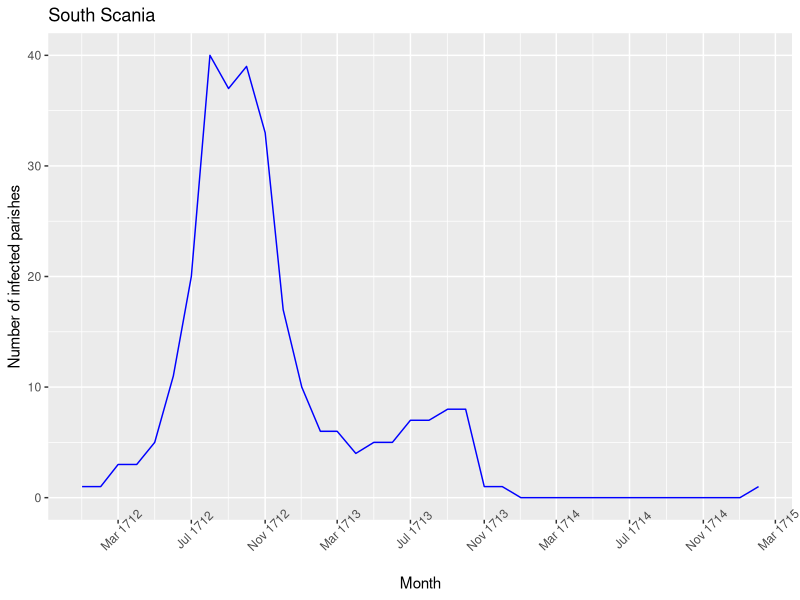
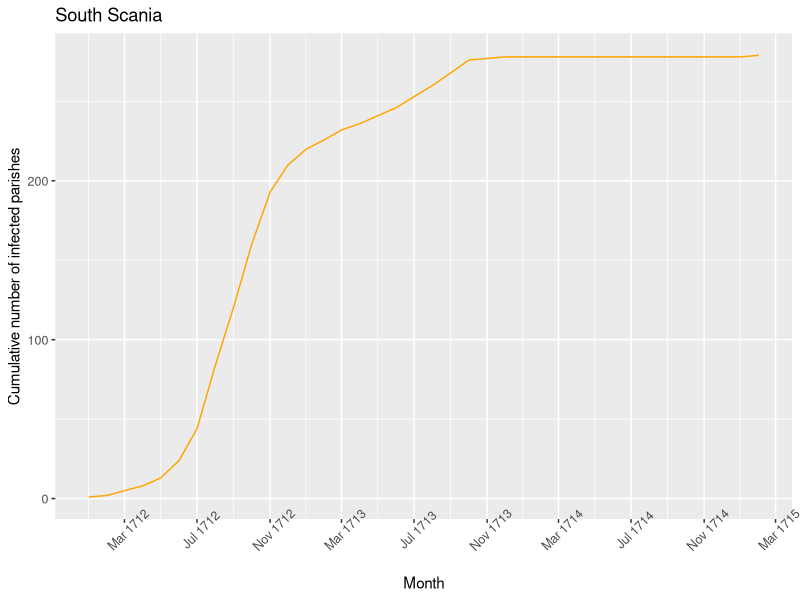

Recreate these plots in R, in order.
library(ggplot2)
library(lubridate)
library(dplyr)
library(readr) # for read csv files

count_infected_by_month <- function(df, date, n, start_date = 'BeginPlaguePeriod', end_date = 'EndPlaguePeriod') {
  # Convert your date columns to datetime format
  df[[start_date]] <- parse_date_time(df[[start_date]], orders = "my")
  
  df[[end_date]] <- parse_date_time(df[[end_date]], orders = "my", quiet = TRUE) 
  
  # Replace NA with corresponding date in start_date column plus n months
  df[[end_date]][is.na(df[[end_date]])] <- df[[start_date]][is.na(df[[end_date]])] %m+% months(n)
  
  # Convert your date to datetime format
  date <- parse_date_time(date, orders = "my")
  
  # Add the converted date to a new column in df
  df$ConvertedDate <- date
  
  # Check if there is at least one non-NA date in end_date column
  if (any(!is.na(df[[end_date]]))) {
    # Define the range of dates
    dates <- seq(from = date, to = max(df[[end_date]], na.rm = TRUE), by = "month")
    
    # Create a dataframe to store the results
    results <- data.frame(date = dates, NumberInfectedParishes = 0, CumulativeInfectedParishes = 0)
    
    # Iterate over the dates
    for (date in dates) {
      # Count nodes where infection start date is before or on the given date 
      # and either there is no end date or the end date is after the given date
      infected_nodes <- df[(df[[start_date]] <= date) & (df[[end_date]] >= date), ]
      # Store the results
      results[results$date == date, 'NumberInfectedParishes'] <- nrow(infected_nodes)
    }
    
    # Calculate the cumulative sum
    results$CumulativeInfectedParishes <- cumsum(results$NumberInfectedParishes)
  } else {
    stop("All values in the end_date column are NA. Cannot create a sequence of dates.")
  }
  
  return(results)
}

# Import the csv file
infectedParishes <- read.csv("data/infectedSouthParishes.csv")

# Testing the function with a small example
# Filter rows where ParishName is 'YSTAD', 'ÖJA' or 'HEDESKOGA'
example1 <- infectedParishes[infectedParishes$ParishName %in% c('YSTAD', 'ÖJA', 'HEDESKOGA'), ]


# Call the function
result_example1 <- count_infected_by_month(example1, 'JUN 1712', 0)
result_example1

# Use the count_infected_by_month() function and store the result
results <- count_infected_by_month(infectedParishes, 'JAN 1712', 0, 'BeginPlaguePeriod', 'EndPlaguePeriod')

# Convert 'date' column to Date class
results$date <- as.Date(results$date)

# Plot the infected parishes per month
ggplot(data = results, aes(x = date, y = NumberInfectedParishes)) +
  geom_line(color = "blue") +
  scale_x_date(date_labels = "%b %Y", date_breaks = "4 month") +
  theme(axis.text.x = element_text(angle = 45)) +
  labs(x = "Month", y = "Number of infected parishes", title = "South Scania")


# Plot the infected parishes per month
ggplot(data = results, aes(x = date, y = CumulativeInfectedParishes)) +
  geom_line(color = "orange") +
  scale_x_date(date_labels = "%b %Y", date_breaks = "4 month") +
  theme(axis.text.x = element_text(angle = 45, size = 9),
        axis.text.y = element_text(size=9)) +
  labs(x = "Month", y = "Cumulative number of infected parishes", title = "South Scania")

